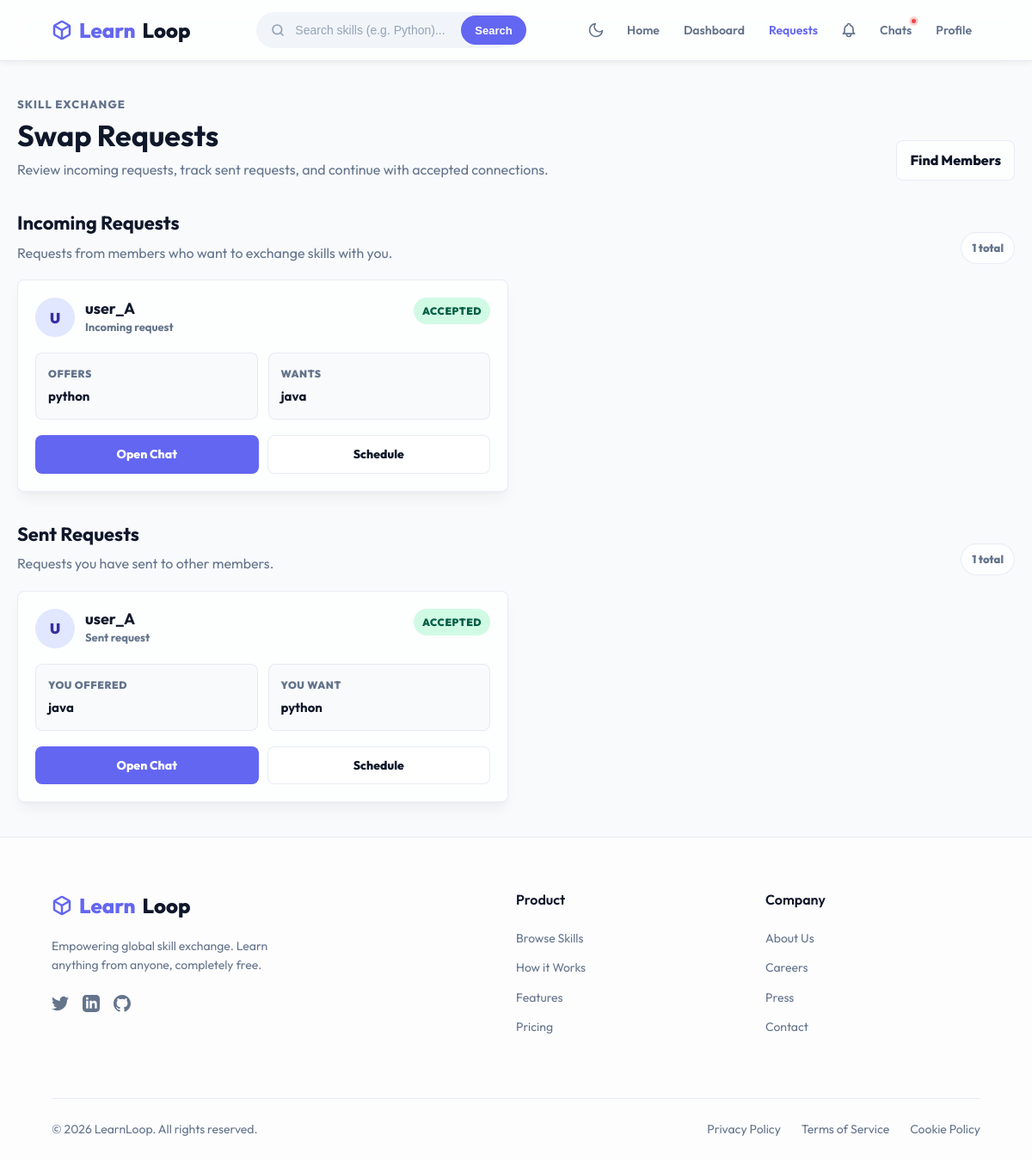
/requests/ (signed in), run on an earlier commit of the app's database.
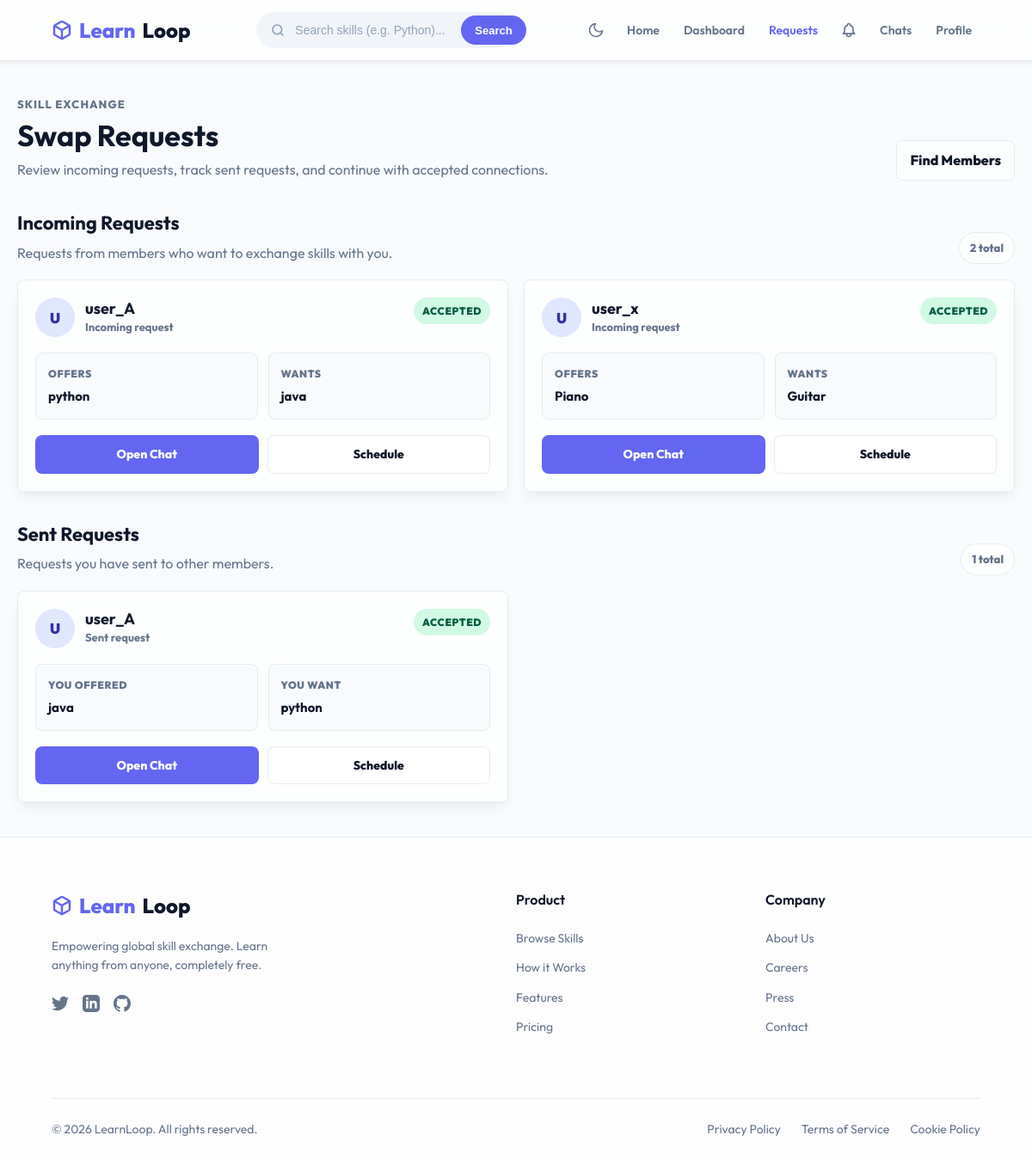
And on a later commit of the database.
### core/models.py (models this page shows, shortened)
class SwapRequest(models.Model):
    sender = models.ForeignKey(User, on_delete=models.CASCADE, related_name='sent_requests')
    receiver = models.ForeignKey(User, on_delete=models.CASCADE, related_name='received_requests')
    skill_offered = models.CharField(max_length=100)
    skill_wanted = models.CharField(max_length=100)
    status = models.CharField(max_length=20, default='pending')

### core/views.py (the view)
# urls.py: path('requests/', views.requests_view, name='requests'),
@login_required
def requests_view(request):
    received = SwapRequest.objects.filter(receiver=request.user)
    sent = SwapRequest.objects.filter(sender=request.user)
    return render(request, 'requests.html', {
        'received': received,
        'sent': sent
    })

### core/context_processors.py (called while the page is built)
def unread_notifications(request):
    if not request.user.is_authenticated:
        return {
            'navbar_unread_notifications_count': 0,
            'navbar_unread_messages_count': 0,
        }
    return {
        'navbar_unread_notifications_count': Notification.objects.filter(
            user=request.user,
            is_read=False,
        ).count(),
        'navbar_unread_messages_count': Message.objects.filter(
            receiver=request.user,
            is_read=False,
        ).count(),
    }

### core/templates/requests.html (shortened to what the changed rows need)
{% extends 'base.html' %}
{% load static %}
{% block extra_css %}
<link rel="stylesheet" href="{% static 'core/css/requests.css' %}">
{% endblock %}
{% block content %}
<div class="requests-page">
    <header class="requests-header">
        <div>
            <h1>Swap Requests</h1>
        </div>
    </header>
    <section class="request-section">
        <div class="section-heading">
            <div>
                <h2>Incoming Requests</h2>
                <p>Requests from members who want to exchange skills with you.</p>
            </div>
            <span class="count-pill">{{ received|length }} total</span>
        </div>
        <div class="requests-grid">
            {% for r in received %}
            <article class="request-card {% if r.status == 'pending' %}needs-action{% endif %}">
                <div class="request-top">
                    <div class="member">
                        <div class="member-avatar">{{ r.sender.username|make_list|first|upper }}</div>
                        <div>
                            <h3>{{ r.sender.username }}</h3>
                            <p>Incoming request</p>
                        </div>
                    </div>
                    <span class="status-badge {{ r.status }}">{{ r.status|title }}</span>
                </div>
                <div class="skill-panel">
                    <div>
                        <span>Offers</span>
                        <strong>{{ r.skill_offered|default:"Not specified" }}</strong>
                    </div>
                    <div>
                        <span>Wants</span>
                        <strong>{{ r.skill_wanted|default:"Not specified" }}</strong>
                    </div>
                </div>
                <div class="request-actions">
                    {% if r.status == 'pending' %}
                        <form action="{% url 'accept_request' r.id %}" method="POST">
                            {% csrf_token %}
                            <button class="btn-action btn-accept">Accept</button>
                        </form>
                        <form action="{% url 'reject_request' r.id %}" method="POST">
                            {% csrf_token %}
                            <button class="btn-action btn-reject">Reject</button>
                        </form>
                    {% elif r.status == 'accepted' %}
                        <a href="{% url 'chat' r.sender.id %}" class="btn-action btn-primary-action">Open Chat</a>
                        <a href="{% url 'create_schedule' r.sender.id %}" class="btn-action btn-secondary-action">Schedule</a>
                    {% else %}
                        <button class="btn-action btn-disabled" disabled>Request Closed</button>
                    {% endif %}
                </div>
            </article>
            {% empty %}
            <div class="empty-state">
                <h3>No incoming requests</h3>
                <p>When another member sends a swap request, it will appear here.</p>
            </div>
            {% endfor %}
        </div>
    </section>
    <section class="request-section">
        <div class="section-heading">
            <div>
                <h2>Sent Requests</h2>
            </div>
        </div>
        <div class="requests-grid">
            {% for r in sent %}
            <article class="request-card">
                <div class="request-top">
                    <div class="member">
                        <div class="member-avatar">{{ r.receiver.username|make_list|first|upper }}</div>
                        <div>
                            <h3>{{ r.receiver.username }}</h3>
                            <p>Sent request</p>
                        </div>
                    </div>
                    <span class="status-badge {{ r.status }}">{{ r.status|title }}</span>
                </div>
                <div class="skill-panel">
                    <div>
                        <span>You Offered</span>
                        <strong>{{ r.skill_offered|default:"Not specified" }}</strong>
                    </div>
                    <div>
                        <span>You Want</span>
                        <strong>{{ r.skill_wanted|default:"Not specified" }}</strong>
                    </div>
                </div>
                <div class="request-actions">
                    {% if r.status == 'accepted' %}
                        <a href="{% url 'chat' r.receiver.id %}" class="btn-action btn-primary-action">Open Chat</a>
                        <a href="{% url 'create_schedule' r.receiver.id %}" class="btn-action btn-secondary-action">Schedule</a>
                    {% elif r.status == 'pending' %}
                        <button class="btn-action btn-disabled" disabled>Waiting for Response</button>
                    {% else %}
                        <button class="btn-action btn-disabled" disabled>Request Closed</button>
                    {% endif %}
                </div>
            </article>
            {% empty %}
            <div class="empty-state">
                <h3>No sent requests</h3>
                <p>Use search or dashboard matches to send your first swap request.</p>
            </div>
            {% endfor %}
        </div>
    </section>
</div>
{% endblock %}

What changed in the data, as far as the page shows it:
added SwapRequest: sender.username|make_list "U", sender.username "user_x", status "ACCEPTED", skill_offered "Piano", skill_wanted "Guitar", shows "Open Chat", shown under "Incoming Requests"
Also different on the page:
{{ received|length }}: "1" → "2"
